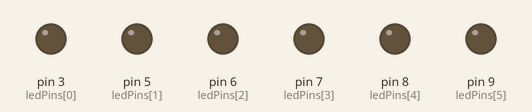
Simulated run of this sketch. Board: Arduino Uno, built with avr-gcc and run on an emulated ATmega328P. Parts: output pins drawn as LEDs (lit = HIGH). Random numbers use the default seed unless the sketch sets one; what the sketch prints to the serial monitor is not drawn.

Above: at 0.12 s.
At 1.87 s:
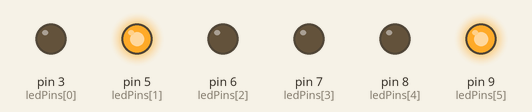
At 3.62 s:
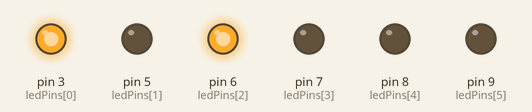
At 19.82 s:
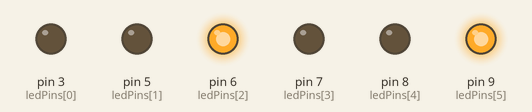
At 25.82 s:
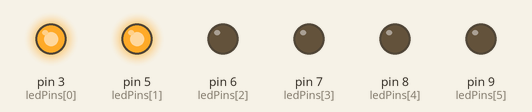
At 39.95 s:
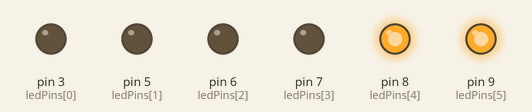
Timing chart, 0 to 40.0 s (numbered marks = the images above):
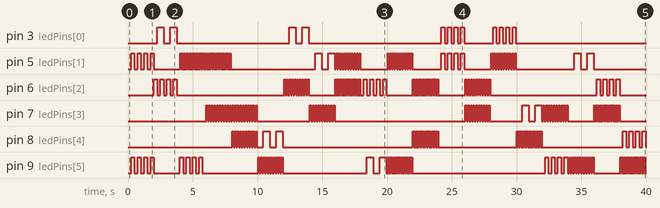

Measured:
- by itself, pin 3 (ledPins[0]): LOW → HIGH at 2.3 s, → LOW 0.50 s later, → HIGH 0.50 s later, → LOW 0.50 s later, … (24 changes in this stretch)
- by itself, pin 5 (ledPins[1]): LOW → HIGH at 0.25 s, → LOW 0.25 s later, → HIGH 0.25 s later, → LOW 0.25 s later, … (162 changes in this stretch)
- by itself, pin 6 (ledPins[2]): LOW → HIGH at 2.0 s, → LOW 0.25 s later, → HIGH 0.25 s later, → LOW 0.25 s later, … (144 changes in this stretch)
- by itself, pin 7 (ledPins[3]): LOW → HIGH at 6.1 s, → LOW 0.10 s later, → HIGH 0.10 s later, → LOW 0.10 s later, … (144 changes in this stretch)
- by itself, pin 8 (ledPins[4]): LOW → HIGH at 8.1 s, → LOW 0.10 s later, → HIGH 0.10 s later, → LOW 0.10 s later, … (112 changes in this stretch)
- by itself, pin 9 (ledPins[5]): LOW → HIGH at 0.25 s, → LOW 0.25 s later, → HIGH 0.25 s later, → LOW 0.25 s later, … (148 changes in this stretch)

The sketch:

misc_Random_blink_multiple_LEDs_noDelay.ino
```cpp
//Blinks a set amount of LEDs chosen at random from 6 pins
//with random blink speeds

int ledPins[] = {3, 5, 6, 7, 8, 9};
int numToBlink = 2;
int ledsChosen = 0;
int selectedPins[] = {0, 0, 0, 0, 0, 0};
int ledState[] = {LOW, LOW, LOW, LOW, LOW, LOW};
int getNew = 0;
int pinIndex = 0;
int timeIndex = 0;
int arraySize;

unsigned long pickRandom = 2000; //milliseconds between reselecting random pins and blink times
unsigned long randomMillis;
unsigned long blinkTimes[] = {50, 100, 250, 500};
unsigned long previousMillis[] = {0, 0, 0, 0, 0, 0};
unsigned long selectedTimes[] = {0, 0, 0, 0, 0, 0};

void setup() {
  Serial.begin(9600);
  selectRandomPins();
  selectRandomTimes();
  for (int i = 0; i < 6; i++) {
    pinMode(ledPins[i], OUTPUT);
  }
  Serial.println("Select Carriage return below to chnge number of LEDs to blink");
  arraySize = sizeof( ledPins ) / sizeof( int );
}

void loop() {
  if ( Serial.available () > 0 ) {
    static char input[16];
    static uint8_t i;
    char c = Serial.read ();
    if ( c != '\r' && i < 15 ) { // assuming "Carriage Return" is chosen in the Serial monitor as the line ending character
      input[i++] = c;
    } else {
      input[i] = '\0';
      i = 0;
      int number = atoi( input );
      //if number is equal to or greater than the number of LEDs being used,
      //my Arduino hangs and has to be restarted. So, insure that doesn't happen
      if (number >= arraySize) {
        numToBlink = arraySize - 1;
        Serial.print(numToBlink);
        Serial.println(" is the maximum allowed.");
      } else {
        numToBlink = number;
      }
    }
  }
  checkSelectionInterval();
}

void selectRandomPins() {
  while (pinIndex < numToBlink) {
    getNew = 0;
    int randomPin = ledPins[random(0, 6)];
    for (int i = 0; i < numToBlink; i++) {
      if (randomPin == selectedPins[i]) {
        getNew = 1;
      }
    }
    if (getNew == 0) {
      selectedPins[pinIndex] = randomPin;
      pinIndex++;
    }
  }
}

void selectRandomTimes() {
  timeIndex = 0;
  while (timeIndex < numToBlink) {
    unsigned long randomTime = blinkTimes[random(0, 4)];
    selectedTimes[timeIndex] = randomTime;
    timeIndex++;
  }
}

void checkSelectionInterval() {
  unsigned long currentMillis = millis();
  if ((currentMillis - randomMillis) >= pickRandom) {
    randomMillis = currentMillis;
    for (int i = 0; i < 6; i++) {
      digitalWrite(ledPins[i], LOW);
      ledState[i] = LOW;
    }
    pinIndex = 0;
    selectRandomPins();
    selectRandomTimes();
  }
  blinkLEDs();
}

void blinkLEDs() {
  unsigned long currentMillis = millis();
  for (int i = 0; i < numToBlink; i++) {
    if ((currentMillis - previousMillis[i]) >= selectedTimes[i]) {
      previousMillis[i] = currentMillis;
      if (ledState[i] == LOW) {
        ledState[i] = HIGH;

      } else {
        ledState[i] = LOW;
      }
      digitalWrite(selectedPins[i], ledState[i]);
    }
  }
}
```
